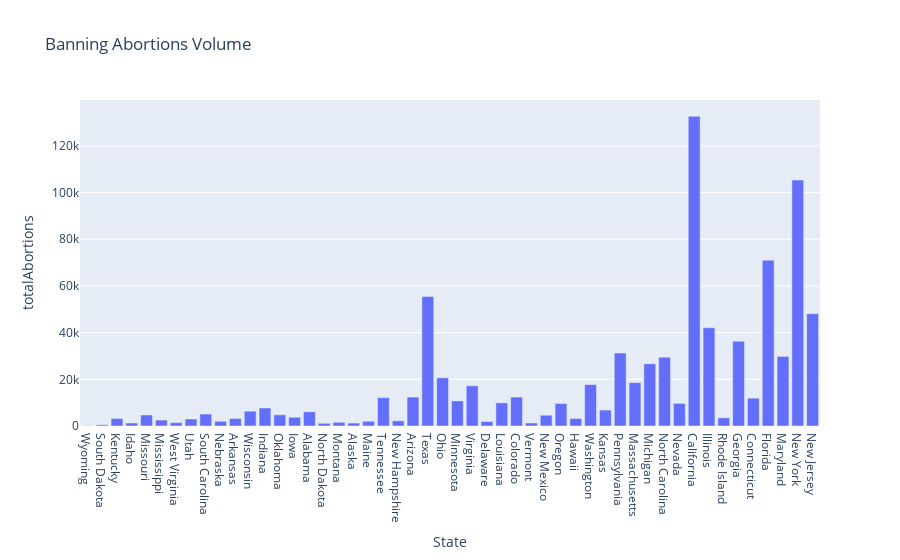

The notebook cell saved with this chart:
### Code cell
fig = px.bar(AbVolume_df, x = 'State', y = 'totalAbortions', title='Banning Abortions Volume')
fig.update_layout(
    xaxis = dict(
    tickmode = 'array',
    tick0 = 0.2,
    dtick = 1   
 )
)



fig.show()

### Figure 1 — Plotly figure (JSON) as saved in the notebook; plotly's stock layout.template omitted (floating-point values rounded to 4 significant figures)
{"data": [{"alignmentgroup": "True", "hovertemplate": "State=%{x}<br>totalAbortions=%{y}<extra></extra>", "legendgroup": "", "marker": {"color": "#636efa", "pattern": {"shape": ""}}, "name": "", "offsetgroup": "", "orientation": "v", "showlegend": false, "textposition": "auto", "type": "bar", "x": ["Wyoming", "South Dakota", "Kentucky", "Idaho", "Missouri", "Mississippi", "West Virginia", "Utah", "South Carolina", "Nebraska", "Arkansas", "Wisconsin", "Indiana", "Oklahoma", "Iowa", "Alabama", "North Dakota", "Montana", "Alaska", "Maine", "Tennessee", "New Hampshire", "Arizona", "Texas", "Ohio", "Minnesota", "Virginia", "Delaware", "Louisiana", "Colorado", "Vermont", "New Mexico", "Oregon", "Hawaii", "Washington", "Kansas", "Pennsylvania", "Massachusetts", "Michigan", "North Carolina", "Nevada", "California", "Illinois", "Rhode Island", "Georgia", "Connecticut", "Florida", "Maryland", "New York", "New Jersey"], "xaxis": "x", "y": [140, 500, 3200, 1290, 4710, 2550, 1430, 2990, 5120, 2020, 3200, 6360, 7710, 4780, 3760, 6110, 1160, 1580, 1260, 2040, 12140, 2210, 12400, 55440, 20630, 10740, 17210, 1900, 9920, 12390, 1300, 4620, 9640, 3200, 17740, 6830, 31260, 18590, 26630, 29500, 9690, 132680, 42080, 3500, 36330, 11910, 71050, 29800, 105380, 48110], "yaxis": "y"}], "layout": {"barmode": "relative", "legend": {"tracegroupgap": 0}, "title": {"text": "Banning Abortions Volume"}, "xaxis": {"anchor": "y", "domain": [0, 1], "dtick": 1, "tick0": 0.2, "tickmode": "array", "title": {"text": "State"}}, "yaxis": {"anchor": "x", "domain": [0, 1], "title": {"text": "totalAbortions"}}}}
